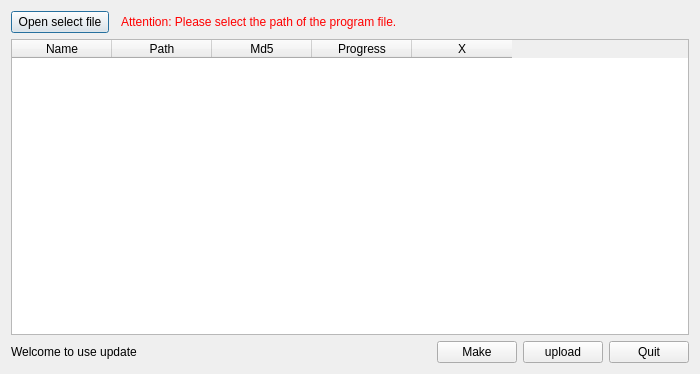
<?xml version="1.0" encoding="UTF-8"?>
<ui version="4.0">
 <class>dlgMakePlist</class>
 <widget class="QDialog" name="dlgMakePlist">
  <property name="geometry">
   <rect>
    <x>0</x>
    <y>0</y>
    <width>700</width>
    <height>374</height>
   </rect>
  </property>
  <property name="windowTitle">
   <string>dlgMakePlist</string>
  </property>
  <property name="windowIcon">
   <iconset resource="rms_update.qrc">
    <normaloff>:/images/xml.png</normaloff>:/images/xml.png</iconset>
  </property>
  <layout class="QGridLayout" name="gridLayout">
   <item row="0" column="0">
    <layout class="QHBoxLayout" name="horizontalLayout_2">
     <item>
      <widget class="QPushButton" name="openBtn">
       <property name="text">
        <string> Open select file </string>
       </property>
       <property name="icon">
        <iconset resource="rms_update.qrc">
         <normaloff>:/images/open.png</normaloff>:/images/open.png</iconset>
       </property>
       <property name="iconSize">
        <size>
         <width>16</width>
         <height>16</height>
        </size>
       </property>
      </widget>
     </item>
     <item>
      <widget class="QLabel" name="label">
       <property name="autoFillBackground">
        <bool>false</bool>
       </property>
       <property name="styleSheet">
        <string notr="true">color: rgb(255, 0, 0);</string>
       </property>
       <property name="text">
        <string>  Attention: Please select the path of the program file.</string>
       </property>
       <property name="scaledContents">
        <bool>false</bool>
       </property>
      </widget>
     </item>
     <item>
      <spacer name="horizontalSpacer_2">
       <property name="orientation">
        <enum>Qt::Horizontal</enum>
       </property>
       <property name="sizeHint" stdset="0">
        <size>
         <width>40</width>
         <height>20</height>
        </size>
       </property>
      </spacer>
     </item>
    </layout>
   </item>
   <item row="1" column="0">
    <widget class="QTableWidget" name="tableWidget">
     <column>
      <property name="text">
       <string>Name</string>
      </property>
     </column>
     <column>
      <property name="text">
       <string>Path</string>
      </property>
     </column>
     <column>
      <property name="text">
       <string>Md5</string>
      </property>
     </column>
     <column>
      <property name="text">
       <string>Progress</string>
      </property>
     </column>
     <column>
      <property name="text">
       <string>X</string>
      </property>
     </column>
    </widget>
   </item>
   <item row="2" column="0">
    <layout class="QHBoxLayout" name="horizontalLayout">
     <item>
      <widget class="QLabel" name="uploadLabel">
       <property name="text">
        <string>Welcome to use update</string>
       </property>
       <property name="alignment">
        <set>Qt::AlignLeading|Qt::AlignLeft|Qt::AlignVCenter</set>
       </property>
      </widget>
     </item>
     <item>
      <spacer name="horizontalSpacer">
       <property name="orientation">
        <enum>Qt::Horizontal</enum>
       </property>
       <property name="sizeHint" stdset="0">
        <size>
         <width>40</width>
         <height>20</height>
        </size>
       </property>
      </spacer>
     </item>
     <item>
      <widget class="QPushButton" name="makeBtn">
       <property name="text">
        <string>Make</string>
       </property>
       <property name="icon">
        <iconset resource="rms_update.qrc">
         <normaloff>:/images/xml.png</normaloff>:/images/xml.png</iconset>
       </property>
      </widget>
     </item>
     <item>
      <widget class="QPushButton" name="uploadBtn">
       <property name="text">
        <string>upload</string>
       </property>
       <property name="icon">
        <iconset resource="rms_update.qrc">
         <normaloff>:/images/upload.png</normaloff>:/images/upload.png</iconset>
       </property>
      </widget>
     </item>
     <item>
      <widget class="QPushButton" name="quitBtn">
       <property name="text">
        <string>Quit</string>
       </property>
       <property name="icon">
        <iconset resource="rms_update.qrc">
         <normaloff>:/images/quit.png</normaloff>:/images/quit.png</iconset>
       </property>
      </widget>
     </item>
    </layout>
   </item>
  </layout>
 </widget>
 <layoutdefault spacing="6" margin="11"/>
 <resources>
  <include location="rms_update.qrc"/>
 </resources>
 <connections/>
</ui>
